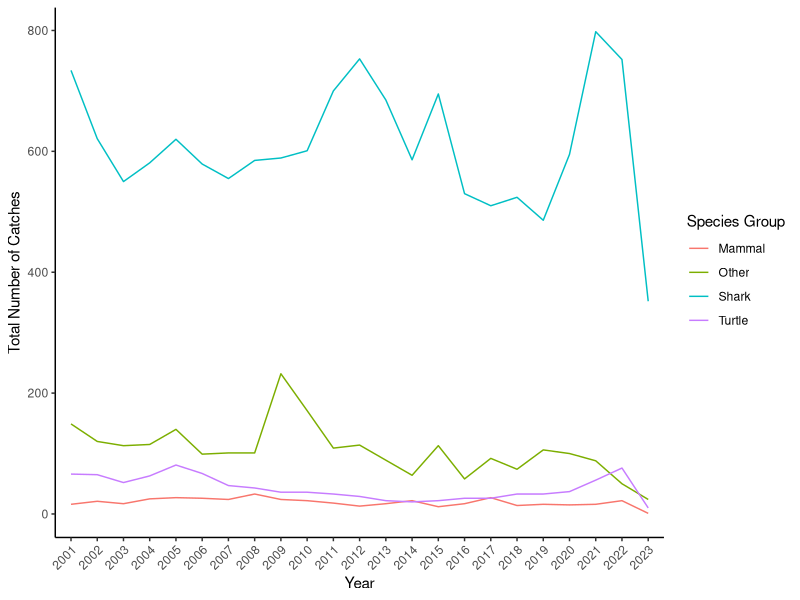
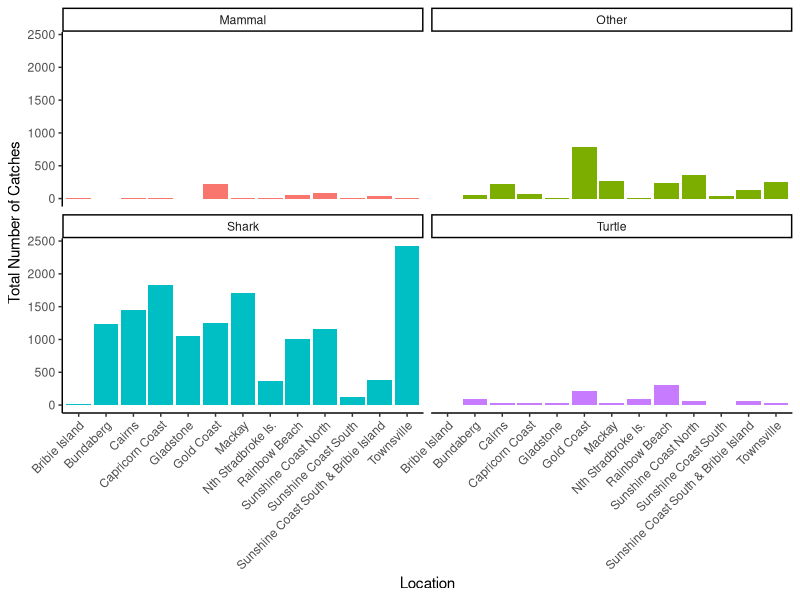
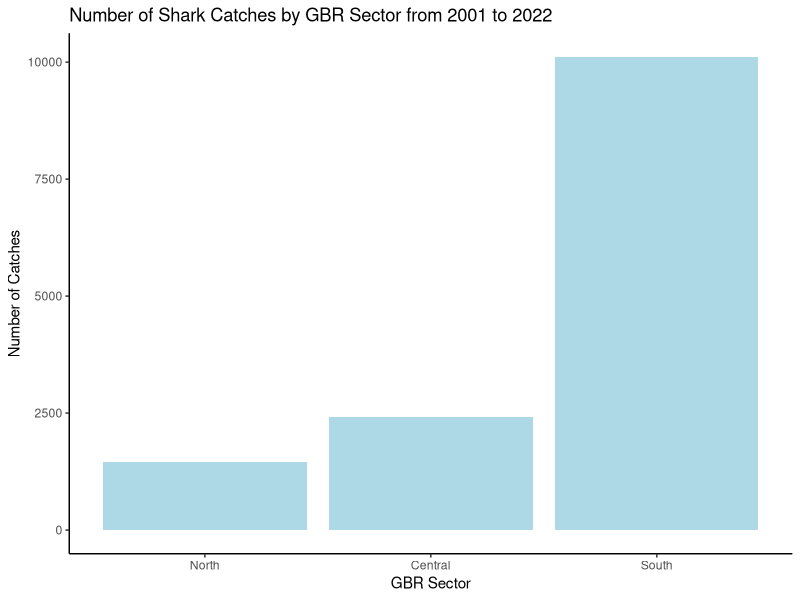
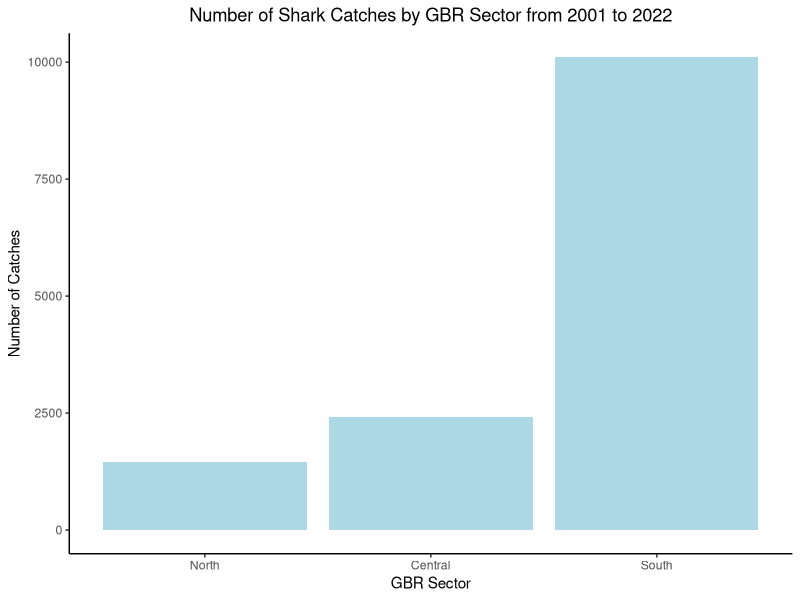

R code for these plots, in order:
## ---- chunk 1
#Importing QFish data
library (readr)
initial_data <- read.csv("data/sharkcontrol.csv")
## ---- chunk 2
#Ensures every blank space is identified as a blank space

initial_data <- as.data.frame(lapply(initial_data, function(x) gsub("^\\s*$", "", x)))
# ^ represents the start of line
#\\s matches any white space character
#* specifies that the previous symbol "\\s" can occur zero or more times. 
#$ represents the end of line

## ---- chunk 3
library(dplyr)
library(tidyr)
data_table <- setNames(initial_data, c("Area", paste(names(initial_data), unlist(initial_data[1, ], use.names = FALSE), sep = "_")[-1])) %>% 
  slice(-1) %>% #
  pivot_longer(-Area) %>% 
  separate(name, into = c("Year", "SpeciesGroup"), sep = "_")
#This section reorganises the table into Area, Year, species group and value which = catches

## ---- chunk 4
#Remove prefix Area. and X from columns 1 and 2
data_table <- data_table %>%
  mutate(Area = sub("^Area\\.", "", Area),
         Year = sub("^X", "", Year))
## ---- chunk 5
#Rename column from value to catches
colnames(data_table)[colnames(data_table) == "value"] <- "Catches"
## ---- chunk 6
#Remove all rows with totals and grand totals
#install.packages("stringr")
library(stringr)

data_table <- data_table[!str_detect(data_table$Area, "Grand Total") & !str_detect(data_table$Year, "Total"), ]

## ---- chunk 7
#Remove the suffix in the years. e.g. 2001.1 is replaced by 2001
data_table$Year <- str_remove(data_table$Year, "\\..*")
## ---- chunk 8
#Remove all rows with blank cells
data_clean <- subset(data_table, !is.na(Catches) & nzchar(as.character(Catches)))
#subset() function is used to filter the dataframe based on the !is.na and nzchar condition.
#this condition selects the rows where the cells under the column Catches is not empty
## ---- chunk 9
#converting catches values to numerical data
data_clean$Catches <- as.numeric(data_clean$Catches)
## ---- chunk 10
# creating a data table for the timesereries with the columns, year, speciesgroup and catches
totals_per_year <- data_clean %>%
  group_by(Year, SpeciesGroup) %>%
  summarise(TotalCatches = sum(Catches))

# View the resulting table
print(totals_per_year)
## ---- chunk 11
#Creates a timeseries of total catches per year for all species groups
library(ggplot2)
ggplot(totals_per_year, aes(x = Year, y = TotalCatches, color = SpeciesGroup, group = SpeciesGroup)) +
  theme_classic() +
  geom_line() +
  labs(x = "Year", y = "Total Number of Catches", color = "Species Group") +
  theme(axis.text.x = element_text(angle = 45, hjust = 1)) 
 
## ---- chunk 12
#Organising the data to plot number of catches per area
# Aggregate the data to calculate total catches per area and species group
totals_per_area <- aggregate(Catches ~ Area + SpeciesGroup, data = data_clean, FUN = sum)
## ---- chunk 13
# Create the bar plot

b <-  ggplot(totals_per_area, aes(x = Area, y = Catches, fill = SpeciesGroup)) +
  theme_classic() +
  geom_bar(stat = "identity", position = "dodge") +
  labs(x = "Location", y = "Total Number of Catches") +
  theme(axis.text.x = element_text(angle = 45, hjust = 1)) + # x axis ticks at 45 degrees
  facet_wrap(~SpeciesGroup)
b + theme(legend.position = "")


## ---- chunk 14
# Since sharks account for most of the catches, we will now focus on sharks and how GBR zoning affects the number of catches. We divide the GBR into South, North, Central and Far North using the Reef Explorer page on the GBRMPA site.
library(dplyr)

shark_data <- data_clean %>%
  mutate(Area = case_when(
    Area == "Cairns" ~ "North",
    Area == "Townsville" ~ "Central",
    Area %in% c("Bundaberg", "Mackay", "Bribie Island", "Gladstone", "Gold Coast", 
                "Capricorn Coast", "Nth Stradbroke Is.", "Rainbow Beach", 
                "Sunshine Coast South", "Sunshine Coast North", "Sunshine Coast South & Bribie Island") ~ "South",
    TRUE ~ Area  
  ))
#this chunk replaces the names of the locations with its corresponding GBR sector
## ---- chunk 15
#Creating a data table just for sharks
shark_subset <- subset(shark_data, SpeciesGroup == "Shark")

## ---- chunk 16
#ggplot to plot barplot of shark catches per GBR sector
shark_subset$Area <- factor(shark_subset$Area, levels = c("North", "Central", "South"))
#this line changes the order of the bar plot so it shows data from north to south.

c <- ggplot(shark_subset, aes(x = Area, y = Catches)) +
  theme_classic() +
  geom_bar(stat = "identity", fill = "lightblue") +
  labs(x = "GBR Sector", y = "Number of Catches") +
  ggtitle("Number of Shark Catches by GBR Sector from 2001 to 2022")
  
c + theme(legend.position = "") #so legend does not appear
c + theme(plot.title = element_text(hjust = 0.5)) #makes centers title
